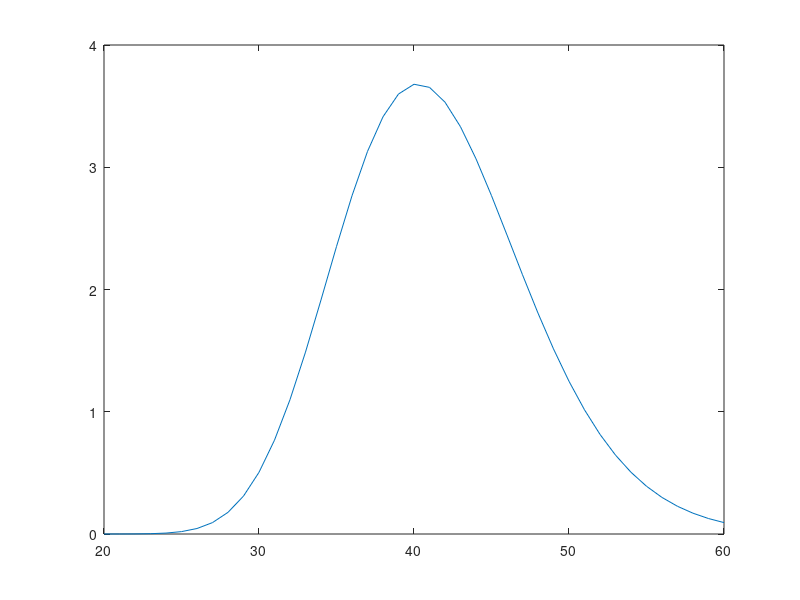

MATLAB code for this plot:
clc; clear;
%STU: 15/15 points. 

s0 = 20:60;  % stock price at time zero
r = 0.1;  % risk free interest rate, per annum
vol = 0.2; % volatility
T = 0.5;  % maturity in years

K_up = 45;
K_lo = 39;

Q = 10;

d2_up = (log(s0/K_up) + (r-vol*vol/2)*T)  /  (vol*sqrt(T));
d2_lo = (log(s0/K_lo) + (r-vol*vol/2)*T)  /  (vol*sqrt(T));

Value = Q* exp(-r*T) * (normcdf(d2_lo)-normcdf(d2_up));

disp('The value of the range option is')
disp(Value')
plot(s0,Value)